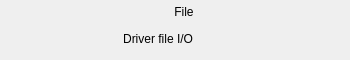
<?xml version="1.0" encoding="UTF-8"?>
<ui version="4.0">
 <class>MainWindow</class>
 <widget class="QMainWindow" name="MainWindow">
  <property name="geometry">
   <rect>
    <x>0</x>
    <y>0</y>
    <width>350</width>
    <height>60</height>
   </rect>
  </property>
  <property name="styleSheet">
   <string>

QWidget#centralWidget {background: rgba(187, 187, 187, 255);}

caTable {
       font: 10pt;
       background: cornsilk;
       alternate-background-color: wheat;
}

caLineEdit {
     border-radius: 1px;
     background: lightyellow;
     color: black;
 }

caTextEntry {
    color: rgb(127, 0, 63);
    background-color: cornsilk;
    selection-color: #0a214c;
    selection-background-color: wheat;
    border: 1px groove black;
    border-radius: 1px;
    padding: 1px;
}

caTextEntry:focus {
    padding: 0px;
    border: 2px groove darkred;
    border-radius: 1px;
}

QPushButton {
      border-color: #00b;
      border-radius: 2px;
      padding: 3px;
      border-width: 1px;

	background: qlineargradient(spread:pad, x1:0, y1:0, x2:0, y2:1,
						   stop:0   rgba(224, 239, 255, 255),
						   stop:0.5 rgba(199, 215, 230, 255),
						   stop:1   rgba(184, 214, 236, 255));
}
QPushButton:hover {
	background: qlineargradient(spread:pad, x1:0, y1:0, x2:0, y2:1,
						stop:0   rgba(201, 226, 255, 255),
						stop:0.5 rgba(177, 204, 230, 255),
						stop:1   rgba(163, 205, 236, 255));
}
QPushButton:pressed {
	background: qlineargradient(spread:pad, x1:0, y1:0, x2:0, y2:1,
						stop:0   rgba(174, 219, 255, 255),
						stop:0.5 rgba(165, 199, 230, 255),
						stop:1   rgba(134, 188, 236, 255));
}

QPushButton:disabled {
	background: qlineargradient(spread:pad, x1:0, y1:0, x2:0, y2:1,
						stop:0   rgba(174, 219, 255, 255),
						stop:0.5 rgba(165, 199, 230, 255),
						stop:1   rgba(134, 188, 236, 255));
}

caChoice {
      background: qlineargradient(x1: 0, y1: 0, x2: 0, y2: 1,
                                  stop: 0 #E1E1E1, stop: 0.4 #DDDDDD,
                                  stop: 0.5 #D8D8D8, stop: 1.0 #D3D3D3);
}

caChoice &gt; QPushButton {
      text-align: left;
      padding: 1px;
}

caSlider::groove:horizontal {
border: 1px solid #bbb;
background: lightgrey;
height: 20px;
border-radius: 4px;
}

caSlider::handle:horizontal {
background: red;
border: 1px solid #777;
width: 13px;
margin-top: -2px;
margin-bottom: -2px;
border-radius: 2px;
}



</string>
  </property>
  <widget class="QWidget" name="centralWidget">
   <widget class="caFrame" name="caFrame_0">
    <property name="geometry">
     <rect>
      <x>0</x>
      <y>0</y>
      <width>352</width>
      <height>62</height>
     </rect>
    </property>
    <widget class="caFrame" name="caFrame_1">
     <property name="geometry">
      <rect>
       <x>127</x>
       <y>2</y>
       <width>109</width>
       <height>23</height>
      </rect>
     </property>
     <widget class="caFrame" name="caFrame_2">
      <property name="geometry">
       <rect>
        <x>0</x>
        <y>0</y>
        <width>109</width>
        <height>23</height>
       </rect>
      </property>
      <widget class="caGraphics" name="caRectangle_0">
       <property name="geometry">
        <rect>
         <x>0</x>
         <y>0</y>
         <width>107</width>
         <height>21</height>
        </rect>
       </property>
       <property name="foreground">
        <color>
         <red>218</red>
         <green>218</green>
         <blue>218</blue>
        </color>
       </property>
       <property name="linestyle" stdset="0">
        <enum>caGraphics::Solid</enum>
       </property>
       <property name="fillstyle" stdset="0">
        <enum>caGraphics::Filled</enum>
       </property>
       <property name="lineColor">
        <color>
         <red>218</red>
         <green>218</green>
         <blue>218</blue>
        </color>
       </property>
       <property name="form">
        <enum>caGraphics::Rectangle</enum>
       </property>
      </widget>
     </widget>
     <widget class="caLabel" name="caLabel_0">
      <property name="geometry">
       <rect>
        <x>33</x>
        <y>0</y>
        <width>48</width>
        <height>20</height>
       </rect>
      </property>
      <property name="frameShape">
       <enum>QFrame::NoFrame</enum>
      </property>
      <property name="text">
       <string>File</string>
      </property>
      <property name="alignment">
       <set>Qt::AlignAbsolute|Qt::AlignCenter|Qt::AlignHCenter|Qt::AlignVCenter</set>
      </property>
      <property name="fontScaleMode">
       <enum>ESimpleLabel::WidthAndHeight</enum>
      </property>
      <property name="foreground">
       <color>
        <red>10</red>
        <green>0</green>
        <blue>184</blue>
       </color>
      </property>
      <property name="background">
       <color alpha="0">
        <red>10</red>
        <green>0</green>
        <blue>184</blue>
       </color>
      </property>
     </widget>
    </widget>
    <widget class="caGraphics" name="caRectangle_1">
     <property name="geometry">
      <rect>
       <x>0</x>
       <y>0</y>
       <width>350</width>
       <height>60</height>
      </rect>
     </property>
     <property name="foreground">
      <color>
       <red>0</red>
       <green>0</green>
       <blue>0</blue>
      </color>
     </property>
     <property name="linestyle" stdset="0">
      <enum>caGraphics::Solid</enum>
     </property>
     <property name="lineColor">
      <color>
       <red>0</red>
       <green>0</green>
       <blue>0</blue>
      </color>
     </property>
     <property name="form">
      <enum>caGraphics::Rectangle</enum>
     </property>
     <property name="background" stdset="0">
      <color alpha="0">
       <red>0</red>
       <green>0</green>
       <blue>0</blue>
      </color>
     </property>
    </widget>
    <widget class="caLabel" name="caLabel_1">
     <property name="geometry">
      <rect>
       <x>13</x>
       <y>29</y>
       <width>180</width>
       <height>20</height>
      </rect>
     </property>
     <property name="frameShape">
      <enum>QFrame::NoFrame</enum>
     </property>
     <property name="text">
      <string>Driver file I/O</string>
     </property>
     <property name="alignment">
      <set>Qt::AlignAbsolute|Qt::AlignRight|Qt::AlignTrailing|Qt::AlignVCenter</set>
     </property>
     <property name="fontScaleMode">
      <enum>ESimpleLabel::WidthAndHeight</enum>
     </property>
     <property name="foreground">
      <color>
       <red>0</red>
       <green>0</green>
       <blue>0</blue>
      </color>
     </property>
     <property name="background">
      <color alpha="0">
       <red>0</red>
       <green>0</green>
       <blue>0</blue>
      </color>
     </property>
    </widget>
    <widget class="caRelatedDisplay" name="caRelatedDisplay_0">
     <property name="geometry">
      <rect>
       <x>170</x>
       <y>29</y>
       <width>70</width>
       <height>20</height>
      </rect>
     </property>
     <property name="foreground">
      <color>
       <red>0</red>
       <green>0</green>
       <blue>0</blue>
      </color>
     </property>
     <property name="background">
      <color>
       <red>115</red>
       <green>223</green>
       <blue>255</blue>
      </color>
     </property>
     <property name="labels">
      <string/>
     </property>
     <property name="files">
      <string notr="true">../area-detector/NDFile.adl</string>
     </property>
     <property name="args">
      <string>P=$(P),R=$(R)</string>
     </property>
     <property name="stackingMode" stdset="0">
      <enum>caRowColMenu::Menu</enum>
     </property>
     <property name="removeParent" stdset="0">
      <string>false</string>
     </property>
    </widget>
   </widget>
  </widget>
 </widget>
 <customwidgets>
  <customwidget>
   <class>caRelatedDisplay</class>
   <extends>QWidget</extends>
   <header>caRelatedDisplay</header>
  </customwidget>
  <customwidget>
   <class>caFrame</class>
   <extends>QFrame</extends>
   <header>caFrame</header>
   <container>1</container>
  </customwidget>
  <customwidget>
   <class>caLabel</class>
   <extends>QLabel</extends>
   <header>caLabel</header>
  </customwidget>
  <customwidget>
   <class>caGraphics</class>
   <extends>QWidget</extends>
   <header>caGraphics</header>
  </customwidget>
 </customwidgets>
 <resources/>
 <connections/>
</ui>
